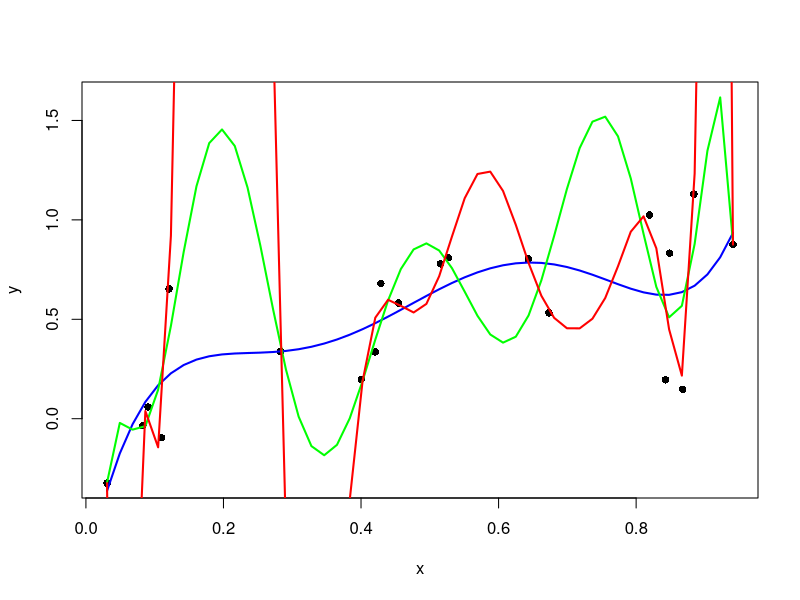

Write the R code that produced this figure.
# WEEK 4 - DEMO - MSE AND OVERFITTING

set.seed(202105)

x <- runif(20) # generate 20 numbers between 0 and 1
err <- rnorm(20, sd=0.25) # generate 20 errors with mean 0 and sd 0.25
y <- x + err

# fit polynomials of order k= 5, 10, 15
poly5 <- lm(y ~ poly(x, 5))
poly10 <- lm(y ~ poly(x, 10))
poly15 <- lm(y ~ poly(x, 15))

# generate 50 evenly spaced x values
new.x <- seq(min(x), max(x), length=50)

# use polynomial models to predict y values for the 50 x values
predict.p5 <- predict(poly5, newdata=list(x = new.x))
predict.p10 <- predict(poly10, newdata=list(x = new.x))
predict.p15 <- predict(poly15, newdata=list(x = new.x))

# plot randomly generated data points  
plot(x, y, pch=16, ylim=range(predict.p10), xlab="x", ylab="y")

# plot points predicted by each polynomial model
points(new.x, predict.p5, type="l", col="blue", lwd=2)
points(new.x, predict.p10, type="l", col="green", lwd=2)
points(new.x, predict.p15, type="l", col="red", lwd=2)



